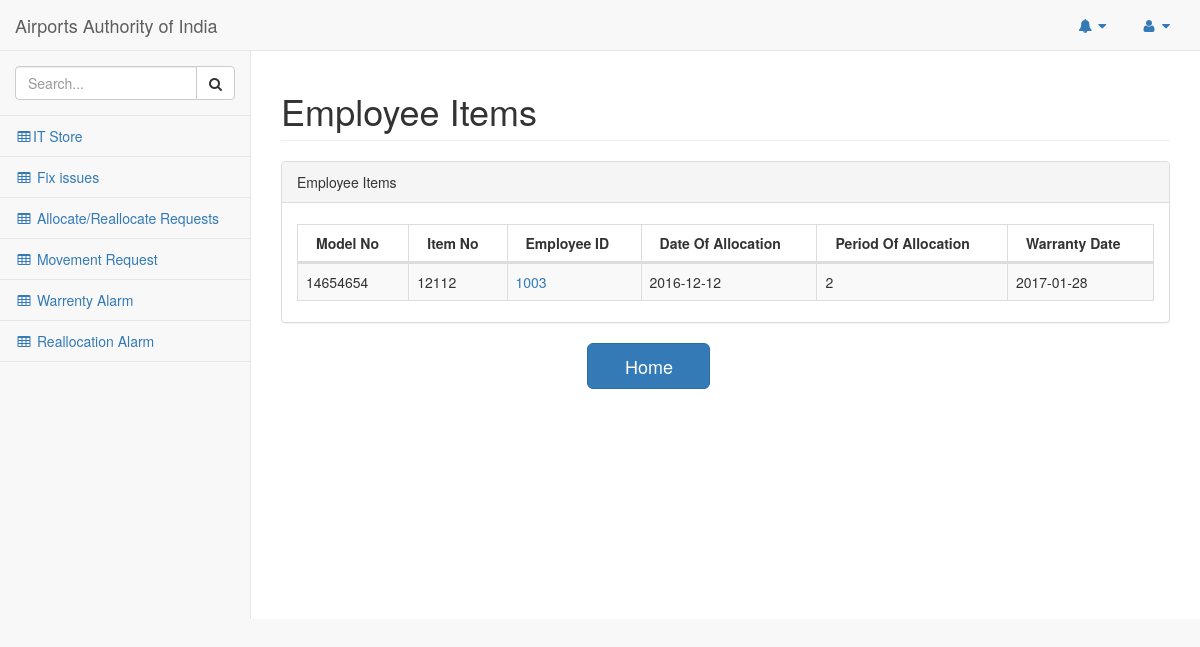
Page /pages/hardware.php?value=Monitor on the committed database.
### tables this page shows
CREATE TABLE `hardware` (
  `Hardware_Type` varchar(50) NOT NULL,
  `Model_No` varchar(50) NOT NULL,
  `Item_No` varchar(50) NOT NULL,
  `Employee_ID` varchar(50) NOT NULL,
  `Date_of_All` date NOT NULL,
  `Period_of_All` varchar(5) NOT NULL,
  `Warranty_Date` date NOT NULL
);

### pages/hardware.php (the view, shortened to what this page needs)
<!DOCTYPE html>
<html lang="en">
<head>
    <link href="../vendor/bootstrap/css/bootstrap.min.css" rel="stylesheet">
    <link href="../vendor/metisMenu/metisMenu.min.css" rel="stylesheet">
    <link href="../vendor/datatables-plugins/dataTables.bootstrap.css" rel="stylesheet">
    <link href="../vendor/datatables-responsive/dataTables.responsive.css" rel="stylesheet">
    <link href="../dist/css/sb-admin-2.css" rel="stylesheet">
    <link href="../vendor/font-awesome/css/font-awesome.min.css" rel="stylesheet" type="text/css">
</head>
<body>
    <div id="wrapper">
        <nav class="navbar navbar-default navbar-static-top" role="navigation" style="margin-bottom: 0">
            <div class="navbar-header">
                <a class="navbar-brand">Airports Authority of India</a>
            </div>
            <ul class="nav navbar-top-links navbar-right">
                <li class="dropdown">
                    <a class="dropdown-toggle" data-toggle="dropdown" href="#">
                        <i class="fa fa-bell fa-fw"></i> <i class="fa fa-caret-down"></i>
                    </a>
                </li>
                <li class="dropdown">
                    <a class="dropdown-toggle" data-toggle="dropdown" href="#">
                        <i class="fa fa-user fa-fw"></i> <i class="fa fa-caret-down"></i>
                    </a>
                </li>
            </ul>
            <div class="navbar-default sidebar" role="navigation">
                <div class="sidebar-nav navbar-collapse">
                    <ul class="nav" id="side-menu">
                        <li class="sidebar-search">
                            <div class="input-group custom-search-form">
                                <input type="text" class="form-control" placeholder="Search...">
                                <span class="input-group-btn">
                                <button class="btn btn-default" type="button">
                                    <i class="fa fa-search"></i>
                                </button>
                            </span>
                            </div>
                        </li>
                        <li>
                            <a href="store.php"><i class="fa fa-table fa-fw"></i>IT Store</a>
                        </li>
                        <li>
                            <a href="fixissue.php"><i class="fa fa-table fa-fw"></i> Fix issues</a>
                        </li>
                        <li>
                            <a href="allocate.php"><i class="fa fa-table fa-fw"></i> Allocate/Reallocate Requests</a>
                        </li>
                        <li>
                            <a href="move_admin.php"><i class="fa fa-table fa-fw"></i> Movement Request</a>
                        </li>
                        <li>
                            <a href=".php"><i class="fa fa-table fa-fw"></i> Warrenty Alarm</a>
                        </li>
                                                <li>
                            <a href=".php"><i class="fa fa-table fa-fw"></i> Reallocation Alarm</a>
                        </li>
                </div>
            </div>
        </nav>
<div id="page-wrapper">
            <div class="row">
                <div class="col-lg-12">
                    <h1 class="page-header">Employee Items</h1>
                </div>
            </div>
            <div class="row">
                <div class="col-lg-12">
                    <div class="panel panel-default">
                        <div class="panel-heading">
                            Employee Items
                        </div>
                        <div class="panel-body">
                        <?php
                            $var=$_GET['value'];
                            $query="select Model_No,Item_No,Employee_ID,Date_of_All,Period_of_All,Warranty_Date from hardware where Hardware_Type='$var'";
                            $run=mysql_query($query) or die(mysql_error());
                        ?>
                            <table width="100%" class="table table-striped table-bordered table-hover" id="dataTables-example">
                                <thead>
                                    <thead>
                                    <tr>
                                    <th><strong>Model No</strong></th>
                                    <th><strong>Item No</strong></th>
                                    <th><strong>Employee ID</strong></th>
                                    <th><strong>Date Of Allocation</strong></th>
                                    <th><strong>Period Of Allocation</strong></th>
                                    <th><strong>Warranty Date</strong></th>
                                    </tr>
                                    </thead>
                                </thead>
                                <tbody>
                                   <?php
                                    while($row=mysql_fetch_array($run))
                                    {
                                        echo "<tr>
                                            <td>{$row['Model_No']}</td>
                                            <td>{$row['Item_No']}</td>
                                            <td><a href='employee.php?val=$row[Employee_ID]'>{$row['Employee_ID']}</a></td>
                                            <td>{$row['Date_of_All']}</td>
                                            <td>{$row['Period_of_All']}</td>
                                            <td>{$row['Warranty_Date']}</td>
                                            </tr>";
                                    }
                                    ?>
                                </tbody>
                            </table>
                        </div>
                    </div>
                </div>
            </div>
            <div class="row">
               <div class="col-lg-2 col-lg-offset-4">
                  <a href="admin.php"><input class="btn btn-lg btn-primary btn-block" type="submit" name="Home" value="Home"></a>
                  </div>
            </div>
        </div>
</body>
</html>

### rows in the picture
hardware: Model_No "14654654", Item_No "12112", Employee_ID "1003", Date_of_All "2016-12-12", Period_of_All "2", Warranty_Date "2017-01-28"
